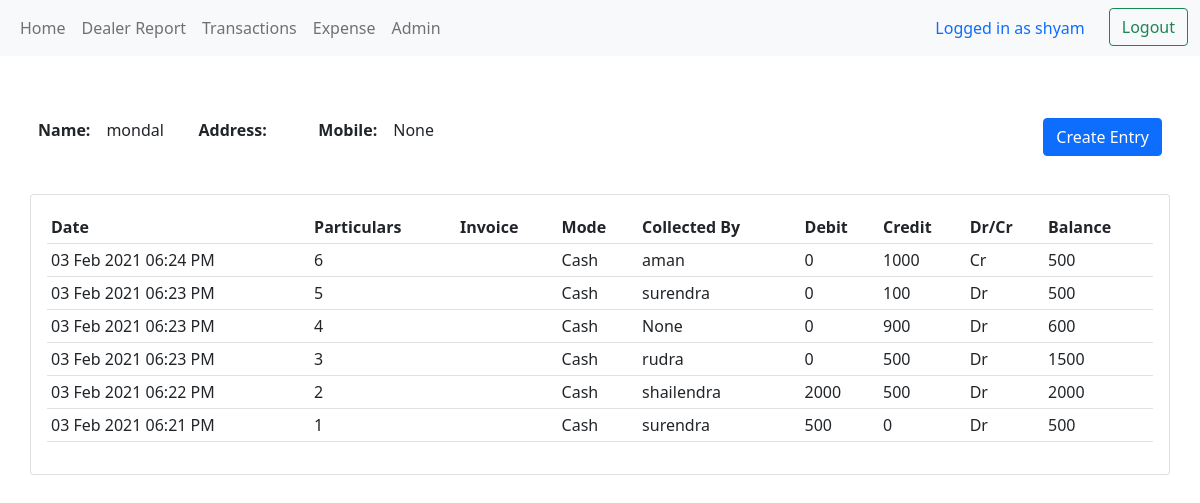
/dealer/6/ (signed in), run on the app's committed database.
### ledger/models.py (models this page shows, shortened)
class Dealer(models.Model):
    name = models.CharField(unique=True, max_length=200)
    mob_num = models.IntegerField(unique=True, blank=True, null=True)
    address = models.TextField(blank=True)

class Ledger(models.Model):
    date = models.DateTimeField("Date",auto_now_add=True)
    particulars = models.CharField("Particulars",max_length=100,blank=True)
    debit = models.PositiveIntegerField("Debit",blank=True, default=0)
    credit = models.PositiveIntegerField("Credit",blank=True, default=0)
    paymode = models.CharField("Payment Mode",max_length=25, choices=(('Cash','Cash'),
                                                       ('Cheque','Cheque'),
                                                       ('No Money Collected','No Money Collected'),))
    isChequeCleared = models.BooleanField(editable=False, blank=True, null=True)
    new_balance = models.IntegerField(editable=False)
    dr_cr = models.CharField("Dr/Cr",max_length=2,default='nil',editable=False)
    invoice = models.ImageField("Invoice",upload_to=None, blank=True)
    dealer = models.ForeignKey(Dealer,verbose_name="Dealer", null=True, on_delete=models.SET_NULL)
    balance = models.IntegerField(editable=False,default=0)
    dealer_ledger_number = models.IntegerField(editable=False,default=0)
    collect_by = models.ForeignKey(Collected_by,verbose_name="Collected By", blank=True, null=True, on_delete=models.SET_NULL)
    class Meta:
        db_table= "led"

class Collected_by(models.Model):
    name = models.CharField(max_length=50, blank=True)
    class Meta:
        verbose_name_plural = "Money Collected By"
    def __str__(self):
        return self.name

### ledger/decorators.py (the view)
        def wrapper_func(request, *args, **kwargs):
            group = None
            if request.user.groups.exists():
                group = request.user.groups.all()[0].name
            if group in allowed_roles:
                return view_func(request, *args, **kwargs)
            else:
                return HttpResponse('You are not authorized to view this page')

### ledger/templatetags/auth_extras.py (called while the page is built)
@register.filter(name='has_group')
def has_group(user, group_name):
    group = Group.objects.get(name=group_name)
    return True if group in user.groups.all() else False

### ledger/views.py (called while the page is built)
@login_required(login_url='loginuser')
@allowed_users(allowed_roles=['admin'])
def dealer(request, pk):
    dealer = Dealer.objects.get(id=pk)
    ledgers = dealer.ledger_set.all()
    orderedledger = ledgers.order_by('-date')
    p = Paginator(orderedledger, 10)
    page_num = request.GET.get('page', 1)
    try:
        page = p.page(page_num)
    except EmptyPage:
        page = p.page(1)
    context = {'dealer':dealer, 'ledgers':ledgers,'orderedledger':page }
    return render(request, 'ledger/dealer.html', context)

### ledger/templates/ledger/dealer.html (shortened to what this page needs)
{% extends 'ledger/base.html' %}
{% block content %}
<br>
<div class="">
      <div class="d-flex justify-content-between" style="padding:2.5%">
        <div class="d-flex">
          <div class="d-flex" style="padding-right:5%;">
            <p style="font-weight:bold; margin:0.5rem;">Name: </p>
            <p style="margin:0.5rem;">{{ dealer.name }}</p>
          </div>
          <div class="d-flex" style="padding-right:5%;">
            <p style="font-weight:bold; margin:0.5rem;">Address: </p>
          </div>
          <div class="d-flex" style="padding:0 0.25%;">
            <p style="font-weight:bold; margin:0.5rem;">Mobile: </p>
            <p style="margin:0.5rem;">{{ dealer.mob_num }}</p>
          </div>
        </div>
        <div>
          <a class="btn btn-primary btn-block" href="{% url 'ledger' dealer.id %}" style="margin:0.5rem;">Create Entry</a>
        </div>
      </div>
    <div class="" style="padding:0% 2.5%;">
      <div class="card card-body">
        <table class="table table-sm">
          <tr>
            <th>Date</th>
            <th>Particulars</th>
            <th>Invoice</th>
            <th>Mode</th>
            <th>Collected By</th>
            <th>Debit</th>
            <th>Credit</th>
            <th>Dr/Cr</th>
            <th>Balance</th>
          </tr>
          {% for ledger in orderedledger %}
          <tr>
            <td>{{ ledger.date|date:"d M Y" }}  {{ ledger.date|time:"h:i A" }}</td>
            <td>{{ ledger.particulars }}</td>
            <td>{{ ledger.invoice }}</td>
            <td>{{ ledger.paymode }}</td>
            <td>{{ ledger.collect_by }}</td>
            <td>{{ ledger.debit }}</td>
            <td>{{ ledger.credit }}</td>
            <td>{{ ledger.dr_cr }}</td>
            <td>{{ ledger.balance }}</td>
          </tr>
          {% endfor %}
          </table>
        </div>
      </div>
    </div>
{% endblock %}

### ledger/templates/ledger/base.html (shortened to what this page needs)
{% load auth_extras %}
<!DOCTYPE html>
<html>
{% if user.is_authenticated %}
<head>
  <link href="https://cdn.jsdelivr.net/npm/bootstrap@5.0.0-beta1/dist/css/bootstrap.min.css" rel="stylesheet">
</head>
<body>
  <nav class="navbar navbar-expand-lg navbar-light bg-light">
    <div class="container-fluid">
      <div class="collapse navbar-collapse" id="navbarNavAltMarkup">
        <div class="navbar-nav" style="width:100%">
          {% if request.user|has_group:"admin" %}
          <div class="item-container" style="width:50%;">
            <a class="item-right nav-link" style="padding:0.5rem" href="{% url 'home' %}">Home</a>
            <a class="item-right nav-link" style="padding:0.5rem" href="{% url 'netbalpdf' %}">Dealer Report</a>
            <a class="item-right nav-link" style="padding:0.5rem" href="{% url 'dailytrans' %}">Transactions</a>
            {% else %}
            <a class="item-right nav-link" style="padding:0.5rem" href="{% url 'userpage' %}">Home</a>
            {% endif %}
            <a class="item-right nav-link" style="padding:0.5rem" href="{% url 'roadexpense' %}">Expense</a>
            {% if request.user.is_superuser %}
            <a class="item-right nav-link" style="padding:0.5rem" href="{% url 'admin:index' %}">Admin</a>
            {% endif %}
          </div>
          <div class="logout-container">
            <a class="item-left nav-link" style="color:#0d6efd; margin-right:1rem">Logged in as {{ user.username }}</a>
            <form style="margin-top:0px;" action="{% url 'logoutuser'  %}" method="POST">
              <button class="btn btn-outline-success" type="submit" >Logout</button>
            </form>
          </div>
        </div>
      </div>
    </div>
  </nav>
{% block content %}{% endblock %}
</body>
{% endif %}
</html>

### ledger/templates/ledger/base.html (style rules this page uses)
.logout-container { width: 50% ; display: flex; justify-content: end; }
.item-container { display: flex; }
@media only screen and (max-width: 1300px) { .item-left { margin: 0; padding: 0.5rem; } }

### data on the page
Dealer: name "mondal", mob_num "None"
Ledger: date "03 Feb 2021", date "06:24 PM", particulars "6", paymode "Cash", collect_by "aman", debit "0", credit "1000", dr_cr "Cr", balance "500"
Ledger: date "03 Feb 2021", date "06:23 PM", particulars "5", paymode "Cash", collect_by "surendra", debit "0", credit "100", dr_cr "Dr", balance "500"
Ledger: date "03 Feb 2021", date "06:23 PM", particulars "4", paymode "Cash", collect_by "None", debit "0", credit "900", dr_cr "Dr", balance "600"
Ledger: date "03 Feb 2021", date "06:23 PM", particulars "3", paymode "Cash", collect_by "rudra", debit "0", credit "500", dr_cr "Dr", balance "1500"
Ledger: date "03 Feb 2021", date "06:22 PM", particulars "2", paymode "Cash", collect_by "shailendra", debit "2000", credit "500", dr_cr "Dr", balance "2000"
Ledger: date "03 Feb 2021", date "06:21 PM", particulars "1", paymode "Cash", collect_by "surendra", debit "500", credit "0", dr_cr "Dr", balance "500"

### other printed values
{{ user.username }} "shyam"
